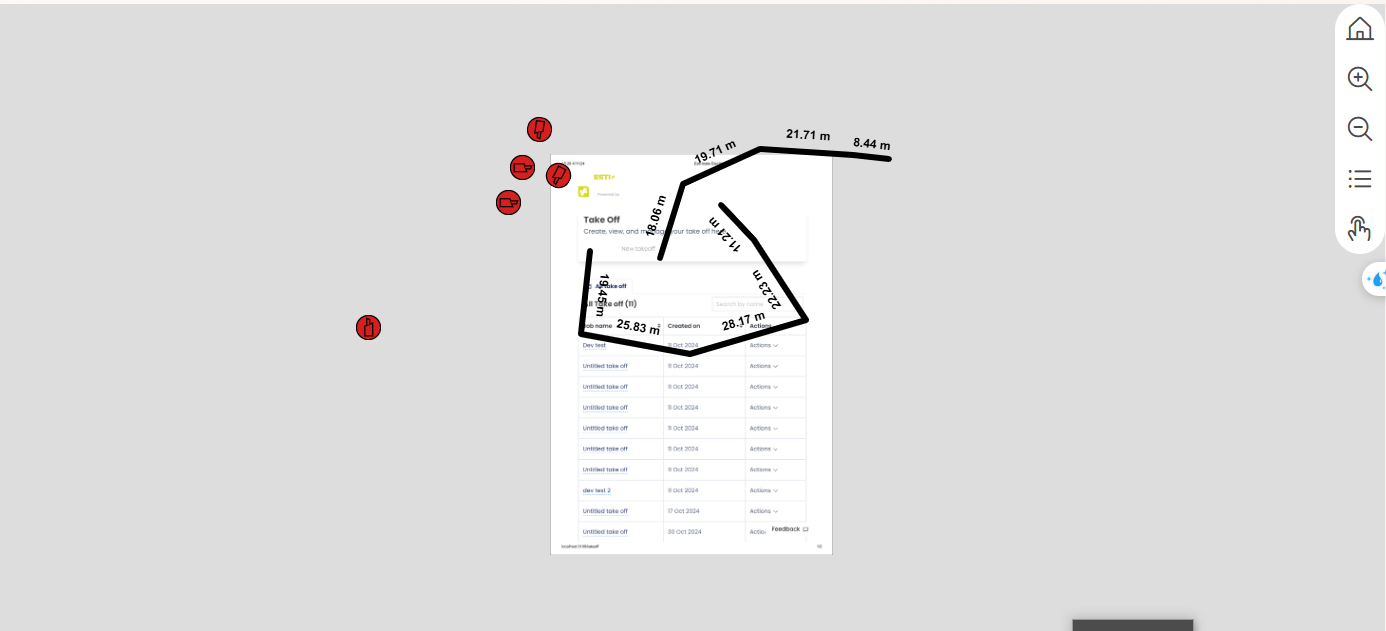
#> input picture large_image.jpg, 1386 x 631 px
$ python app.py
#> lines starting #> are read from the running program, lines starting #| are printed output that depends on the picture; after the words box and inside, x2 and y2 are one past the last pixel; in counts of white or black regions, pixels touching at a corner belong together
import cv2
import numpy as np

# Đọc ảnh lớn và template
image = cv2.imread('large_image.jpg', cv2.IMREAD_COLOR)
#> image is the input picture: shape (631, 1386, 3); mean B, G, R 222.9, 222.8, 223.2
template = cv2.imread('template_image.jpg', cv2.IMREAD_COLOR)
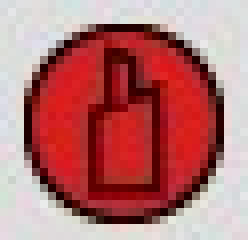
#> input picture template_image.jpg, 31 x 30 px (shown 8 times larger)
#> template is the input picture: shape (30, 31, 3); mean B, G, R 114.5, 114.1, 181.7

# Lấy kích thước của template
template_height, template_width = template.shape[:2]
#> template_height = 30; template_width = 31

# Tìm kiếm template trong ảnh lớn
result = cv2.matchTemplate(image, template, cv2.TM_CCOEFF_NORMED)
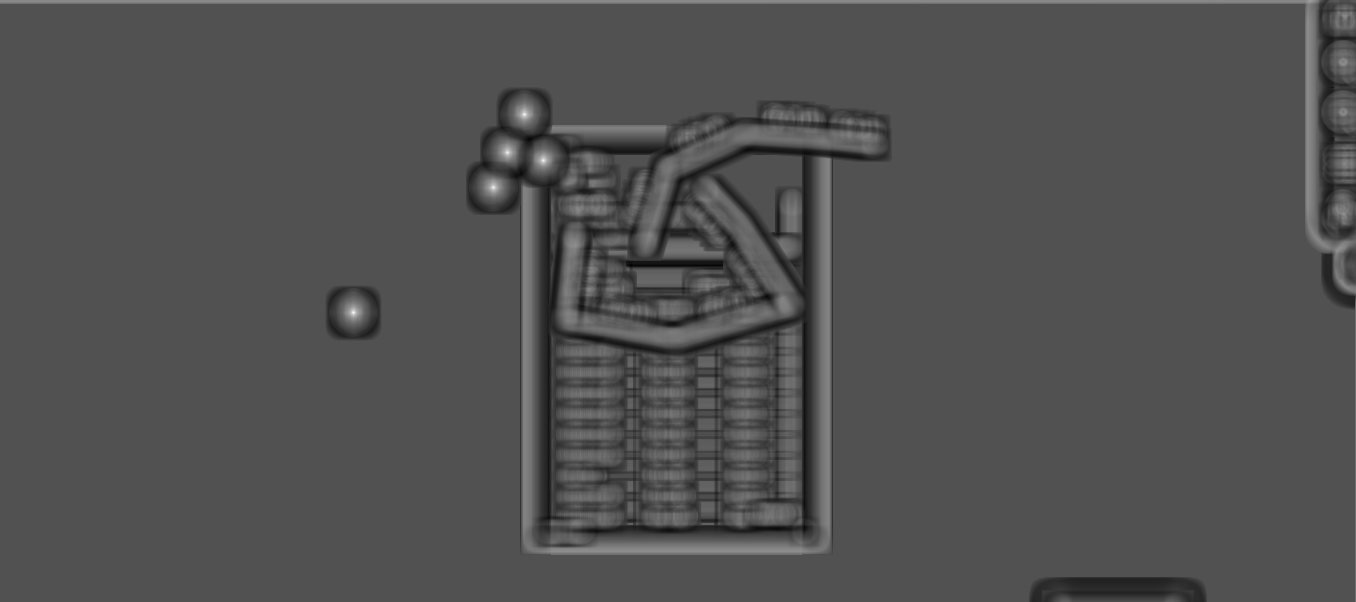
#> result: shape (602, 1356) float32; min -0.466, max 0.987, mean -0.000673; drawn with min black and max white

# Ngưỡng tương đồng (0.5 tương đương 50%)
threshold = 0.8
locations = np.where(result >= threshold)
#> locations = 25 positions, rows 113 to 313, columns 352 to 544

# Vẽ các vị trí tìm thấy trên ảnh lớn
for point in zip(*locations[::-1]):
    top_left = point
    bottom_right = (top_left[0] + template_width, top_left[1] + template_height)
    cv2.rectangle(image, top_left, bottom_right, (0, 255, 0), 2)
#> this loop made 25 passes
#> (top_left, bottom_right) on passes 1 to 12: ((524, 113), (555, 143)), ((523, 114), (554, 144)), ((524, 114), (555, 144)), ((525, 114), (556, 144)), ((524, 115), (555, 145)), ((507, 151), (538, 181)), ((506, 152), (537, 182)), ((507, 152), (538, 182)), ((508, 152), (539, 182)), ((507, 153), (538, 183)), ((543, 159), (574, 189)), ((542, 160), (573, 190))
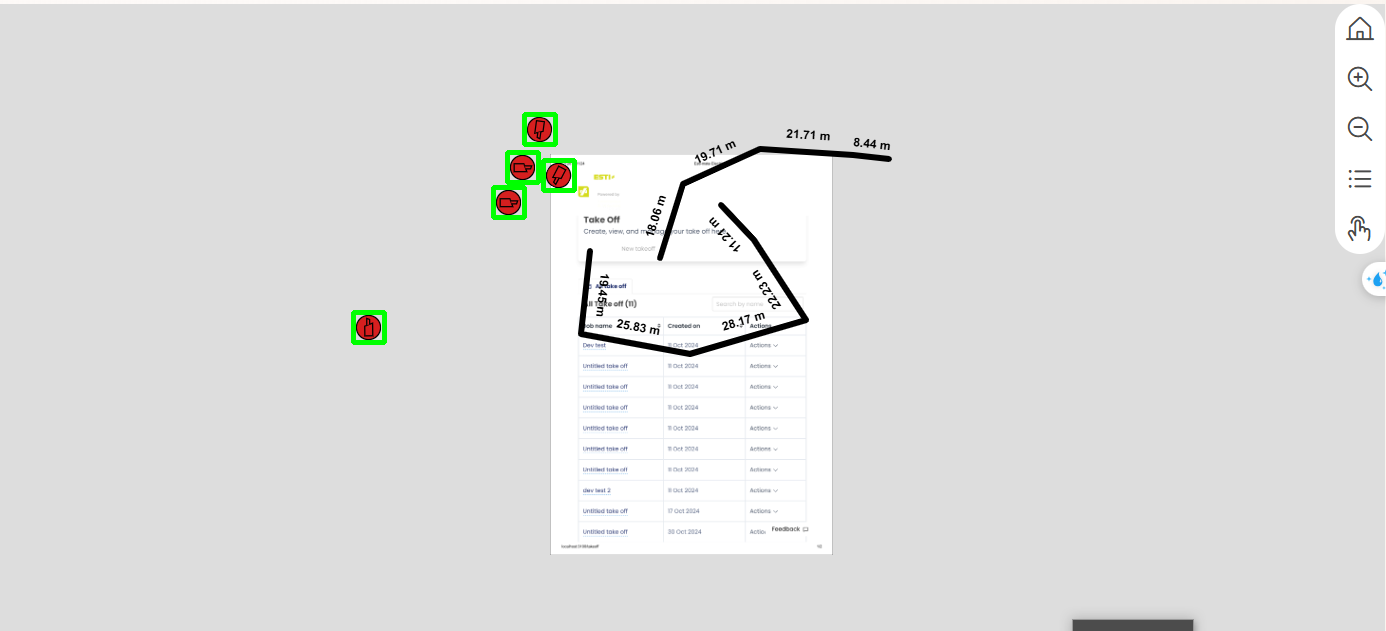
#> image: shape (631, 1386, 3); 0.34% of pixels changed, all inside (x1, y1, x2, y2) = (351, 112, 577, 345)

# Đếm số lượng đối tượng tương tự
object_count = len(list(zip(*locations[::-1])))
#> object_count = 25

print(f"Số lượng đối tượng tương tự: {object_count}")
#| Số lượng đối tượng tương tự: 25

# Hiển thị ảnh kết quả
cv2.imshow('Detected Objects', image)
cv2.waitKey(0)
cv2.destroyAllWindows()
